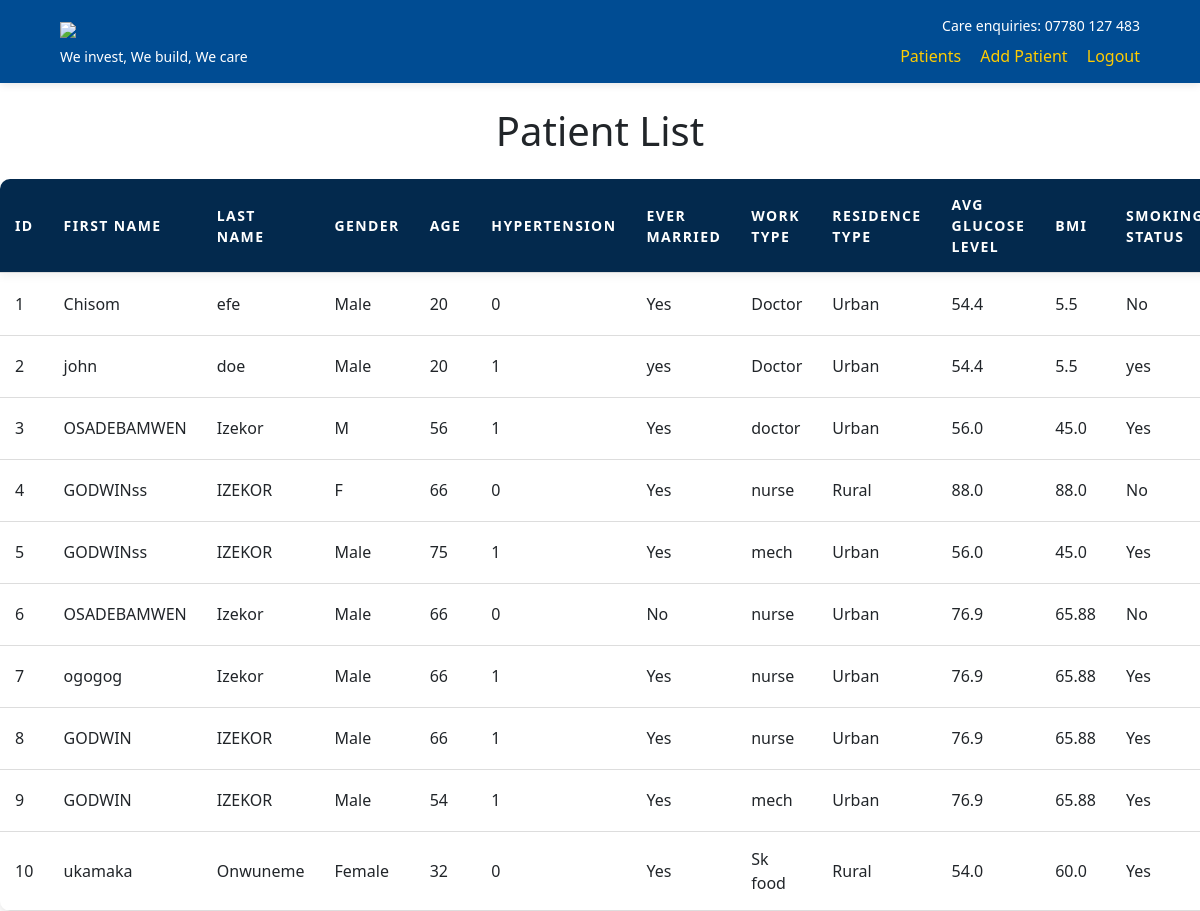
Page /patient (signed in) on the earlier database version.
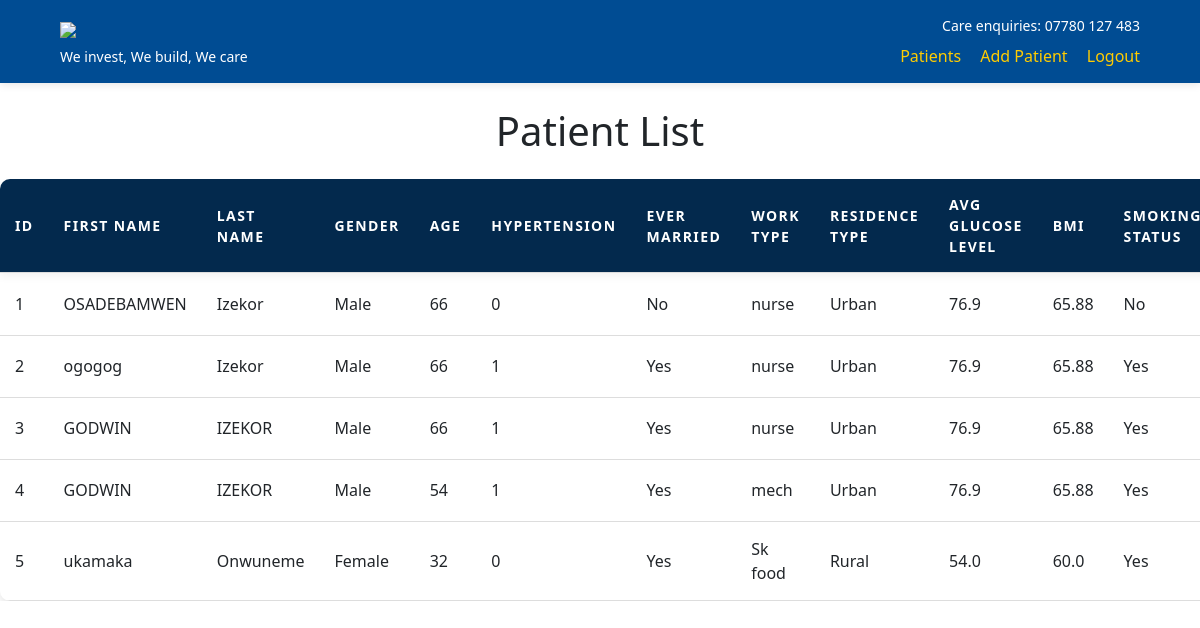
Same page on the later database version.
### myapp/models.py (models this page shows, shortened)
class Patient(db.Model):
    id = db.Column(db.Integer, primary_key=True)
    first_name = db.Column(db.String(50), nullable=False)
    last_name = db.Column(db.String(50), nullable=False)
    middle_name = db.Column(db.String(50), nullable=True)
    phone_number = db.Column(db.String(15), nullable=False)
    address = db.Column(db.String(100), nullable=False)
    gender = db.Column(db.String(6), nullable=False)  # "Male", "Female", or "Other"
    age = db.Column(db.Integer, nullable=False)
    hypertension = db.Column(db.Integer, nullable=False)  # 0 or 1
    ever_married = db.Column(db.String(3), nullable=False)  # "No" or "Yes"
    work_type = db.Column(db.String(20), nullable=False)  # Various work types
    residence_type = db.Column(db.String(5), nullable=False)  # "Rural" or "Urban"
    avg_glucose_level = db.Column(db.Float, nullable=False)
    bmi = db.Column(db.Float, nullable=False)
    smoking_status = db.Column(db.String(20), nullable=False)  # Smoking status
    stroke = db.Column(db.Integer, nullable=False)  # 0 or 1

### myapp/routes.py (the view)
@app.route("/patient", methods=["GET"])
@login_required
def patient():
        patients = Patient.query.all()
        return render_template('patient.html', patients=patients)

### myapp/models.py (called while the page is built)
@login_manager.user_loader
def load_user(user_id):
    return User.query.get(int(user_id))

### myapp/templates/patient.html (shortened to what this page needs)
{% extends 'layout.html' %}
{% block content %}
    <h1 class="text-center mt-4 mb-4">Patient List</h1>
    <div class="table-responsive">
    <table class="container">
        <thead>
            <tr>
                <th>ID</th>
                <th>First Name</th>
                <th>Last Name</th>
                <th>Gender</th>
                <th>Age</th>
                <th>Hypertension</th>
                <th>Ever Married</th>
                <th>Work Type</th>
                <th>Residence Type</th>
                <th>Avg Glucose Level</th>
                <th>BMI</th>
                <th>Smoking Status</th>
            </tr>
        </thead>
        <tbody>
            {% for patient in patients %}
            <tr>
                <td>{{ loop.index }}</td>
                <td>{{ patient.first_name }}</td>
                <td>{{ patient.last_name }}</td>
                <td>{{ patient.gender }}</td>
                <td>{{ patient.age }}</td>
                <td>{{ patient.hypertension }}</td>
                <td>{{ patient.ever_married }}</td>
                <td>{{ patient.work_type }}</td>
                <td>{{ patient.residence_type }}</td>
                <td>{{ patient.avg_glucose_level }}</td>
                <td>{{ patient.bmi }}</td>
                <td>{{ patient.smoking_status }}</td>
            </tr>
            {% endfor %}
        </tbody>
    </table>
</div>
{% endblock %}

### myapp/templates/layout.html (shortened to what this page needs)
<!DOCTYPE html>
<html lang="en">
  <head>
    <link
      href="https://cdn.jsdelivr.net/npm/bootstrap@5.0.2/dist/css/bootstrap.min.css"
      rel="stylesheet"
 />
    <link rel="stylesheet" href="{{url_for('static', filename="style.css")}}" />
  </head>
  <body>
    <div class="wrapper">
      <header class="">
        <div class="header-wrapper container">
        <div class="header-left">
          <a href="{{url_for('index')}}"
            ><img
              src="https://www.canamgroup.com/assets/universitylogos/1665828537-Leeds-Trinity-University.png"
          /></a>
          <p>We invest, We build, We care</p>
        </div>
        <div class="header-right">
          <div class="header-right-top">
            <span>Care enquiries: </span><span>07780 127 483</span>
          </div>
          <div class="header-right-bottom">
            <a href="{{url_for('patient')}}">Patients</a>
            <a href="{{url_for('add_patient')}}">Add Patient</a>
            {% if current_user.is_authenticated %}
            <a href="{{url_for('logout')}}">Logout</a>
            {% else %}
            <a href="{{url_for('register')}}">Register</a>
            <a href="{{url_for('login')}}">Login</a>
            {% endif %}
          </div>
        </div>
      </div>
      </header>
    {% block content %} {% endblock %}
  </div>
  </body>
</html>

### myapp/static/style.css (style rules this page uses)
* { margin:0; padding:0; box-sizing:border-box; }
a { text-decoration: none; color:inherit; }
.wrapper { height: 100vh; }
header { background-color: #004c93; box-shadow: 0px 2px 8px rgba(0, 0, 0, 0.1); }
.header-wrapper { color: white; display: flex; justify-content: space-between; align-items: center; padding: 15px 30px; }
.header-left { display: flex; flex-direction: column; align-items: flex-start; }
.header-left a { margin-bottom: 5px; }
.header-left img { width: 60px; }
.header-left p { font-size: 14px; font-weight: 500; margin: 0; }
.header-right { display: flex; flex-direction: column; align-items: flex-end; }
.header-right-top { font-size: 14px; margin-bottom: 8px; }
.header-right-bottom a { color: #ffcc00; text-decoration: none; font-weight: 500; margin-left: 15px; }
table { width: 100%; border-collapse: collapse; background-color: white; box-shadow: 0 4px 8px rgba(0, 0, 0, 0.1); border-radius: 10px; overflow: hidden; animation: fadeInUp 0.8s ease; }
th, td { padding: 15px; text-align: left; border-bottom: 1px solid #ddd; transition: background-color 0.3s ease, color 0.3s ease; }
th { background-color: #03294d; color: white; text-transform: uppercase; font-weight: bold; letter-spacing: 0.1em; font-size:14px; }
td { font-size: 1rem; }
thead { box-shadow: 0 4px 8px rgba(0, 0, 0, 0.05); }

Differences in the rows shown:
removed Patient: first_name "Chisom", last_name "efe", gender "Male", age "20", hypertension "0", ever_married "Yes", work_type "Doctor", residence_type "Urban", avg_glucose_level "54.4", bmi "5.5", smoking_status "No"
removed Patient: first_name "john", last_name "doe", gender "Male", age "20", hypertension "1", ever_married "yes", work_type "Doctor", residence_type "Urban", avg_glucose_level "54.4", bmi "5.5", smoking_status "yes"
removed Patient: first_name "OSADEBAMWEN", last_name "Izekor", gender "M", age "56", hypertension "1", ever_married "Yes", work_type "doctor", residence_type "Urban", avg_glucose_level "56.0", bmi "45.0", smoking_status "Yes"
removed Patient: first_name "GODWINss", last_name "IZEKOR", gender "F", age "66", hypertension "0", ever_married "Yes", work_type "nurse", residence_type "Rural", avg_glucose_level "88.0", bmi "88.0", smoking_status "No"
removed Patient: first_name "GODWINss", last_name "IZEKOR", gender "Male", age "75", hypertension "1", ever_married "Yes", work_type "mech", residence_type "Urban", avg_glucose_level "56.0", bmi "45.0", smoking_status "Yes"
